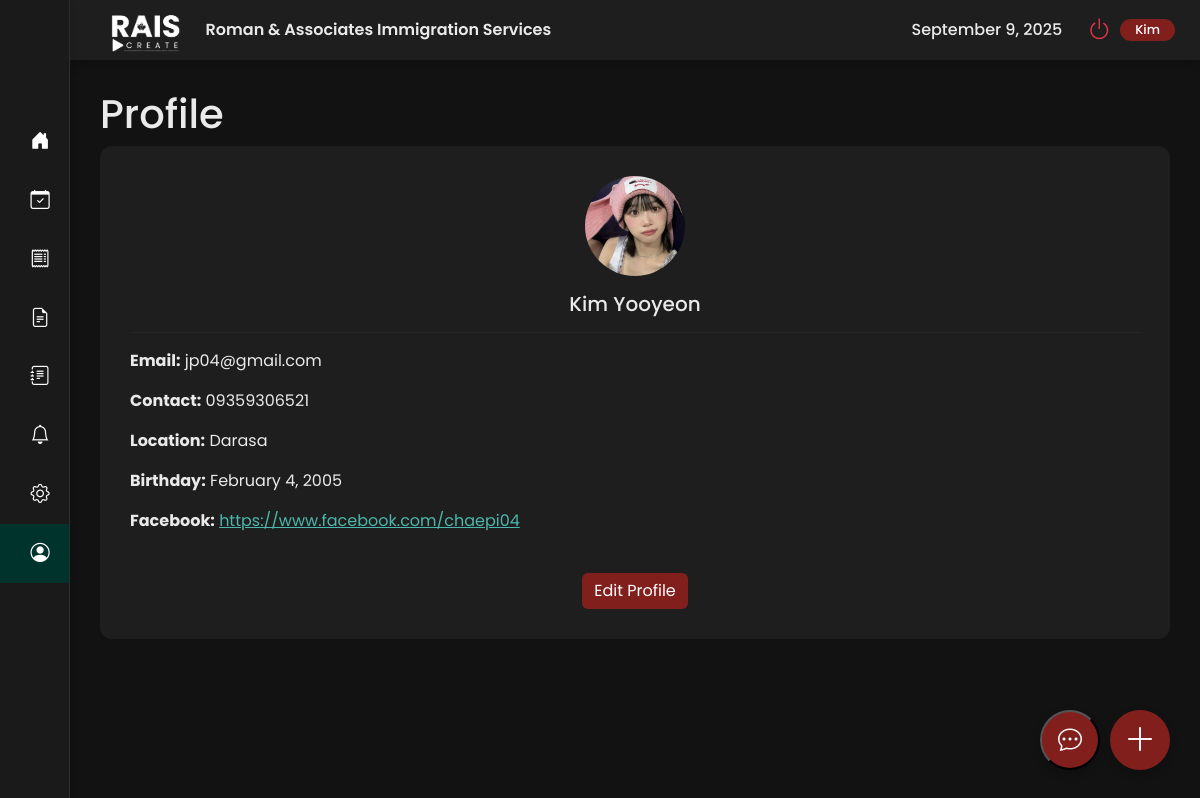
/user/profile.php (signed in), run on the app's committed database.
### tables this page shows
CREATE TABLE `users` (
  `id` int(11) NOT NULL,
  `firstName` varchar(50) NOT NULL,
  `lastName` varchar(50) NOT NULL,
  `address` varchar(255) NOT NULL,
  `phone` varchar(20) NOT NULL,
  `email` varchar(100) NOT NULL,
  `password` varchar(255) NOT NULL,
  `profileImage` varchar(255) DEFAULT NULL,
  `location` varchar(255) DEFAULT NULL,
  `birthday` date DEFAULT NULL,
  `facebook` varchar(255) DEFAULT NULL,
  `instagram` varchar(255) DEFAULT NULL,
  `gmail` varchar(255) DEFAULT NULL,
  `email_notifications` tinyint(1) NOT NULL DEFAULT 1,
  `dark_mode` tinyint(1) NOT NULL DEFAULT 0,
  `documents_uploaded` tinyint(1) NOT NULL DEFAULT 0,
  `profile_picture_uploaded` tinyint(1) NOT NULL DEFAULT 0,
  `birthday_added` tinyint(1) NOT NULL DEFAULT 0,
  `social_links_added` tinyint(1) NOT NULL DEFAULT 0,
  `has_seen_tour` tinyint(1) NOT NULL DEFAULT 0,
  `role` varchar(50) NOT NULL DEFAULT 'client',
  `status` varchar(50) NOT NULL DEFAULT 'Inactive',
  `last_login` datetime DEFAULT NULL,
  `last_activity` datetime DEFAULT NULL,
  `reset_token_hash` varchar(64) DEFAULT NULL,
  `reset_token_expires_at` datetime DEFAULT NULL
);

### user/profile.php (the view, shortened to what this page needs)
<?php
include_once '../config.php';
$userId = $_SESSION['id'];
$stmt = $conn->prepare("SELECT firstName, lastName, email, phone, address, birthday, profileImage, facebook, instagram, gmail, dark_mode FROM users WHERE id = ?");
$stmt->bind_param("i", $userId);
$stmt->execute();
$result = $stmt->get_result();
$userProfile = $result->fetch_assoc();
$darkModeEnabled = (bool)$userProfile['dark_mode'];
?>
<!doctype html>
<html lang="en">
<head>
    <link href="https://cdn.jsdelivr.net/npm/bootstrap@5.3.3/dist/css/bootstrap.min.css" rel="stylesheet">
    <link rel="stylesheet" href="https://cdn.jsdelivr.net/npm/bootstrap-icons@1.11.3/font/bootstrap-icons.min.css">
</head>
<body class="<?php echo $darkModeEnabled ? 'dark-mode' : ''; ?>">
    <div class="main-wrapper">
        <aside class="sidebar d-flex flex-column">
              <nav class="nav flex-column">
                  <a class="nav-link" href="dashboard.php"><i class="bi bi-house-door-fill"></i><span>Dashboard</span></a>
                  <a class="nav-link" href="book-consultation.php"><i class="bi bi-calendar-check"></i><span>Book Consultation</span></a>
                  <a class="nav-link" href="statement-of-account.php"><i class="bi bi-receipt"></i><span>Statement of Account</span></a>
                  <a class="nav-link" href="documents.php"><i class="bi bi-file-earmark-text"></i><span>Documents</span></a>
                  <a class="nav-link" href="forms.php"><i class="bi bi-journal-text"></i><span>Forms</span></a>
                  <a class="nav-link" href="notifications.php"><i class="bi bi-bell"></i><span>Notifications</span></a>
                  <a class="nav-link" href="settings.php"><i class="bi bi-gear"></i><span>Settings</span></a>
                  <a class="nav-link active" href="profile.php"><i class="bi bi-person-circle"></i><span>Profile</span></a>
              </nav>
        </aside>
        <div class="content-area">
            <header class="header">
                <div class="header-brand d-flex align-items-center">
                    <img src="../img/logo1.png" alt="RAIS Logo Dark" class="header-logo-img dark-mode-logo" onerror="this.style.display='none'">
                    <span class="header-title">Roman & Associates Immigration Services</span>
                </div>
                <div class="user-status d-flex align-items-center gap-2">
                    <div class="me-3" style="font-weight: 500;"><?= date('F j, Y') ?></div>
                    <a href="#" class="btn btn-link power-btn" data-bs-toggle="modal" data-bs-target="#logoutModal"><i class="bi bi-power"></i></a>
                    <span class="badge"><?php echo htmlspecialchars($userProfile['firstName']); ?></span>
                </div>
            </header>
            <main class="main-content">
                <h1>Profile</h1>
                <div class="content-card">
                    <div id="profile-view" class="profile-view text-center">
                        <div id="profileViewImageContainer">
                            <?php if (!empty($userProfile['profileImage'])): ?>
                                <img src="../<?php echo htmlspecialchars($userProfile['profileImage']); ?>?v=<?php echo time(); ?>" alt="Profile Image" class="profile-image">
                            <?php else: ?>
                                <i class="bi bi-person-circle profile-icon"></i>
                            <?php endif; ?>
                        </div>
                        <h5 class="mt-3"><?php echo htmlspecialchars($userProfile['firstName'] . ' ' . $userProfile['lastName']); ?></h5>
                        <hr>
                        <div class="text-start">
                            <p><strong>Email:</strong> <?php echo htmlspecialchars($userProfile['email']); ?></p>
                            <p><strong>Contact:</strong> <?php echo htmlspecialchars($userProfile['phone']); ?></p>
                            <p><strong>Location:</strong> <?php echo htmlspecialchars($userProfile['address']); ?></p>
                            <p><strong>Birthday:</strong> <?php echo !empty($userProfile['birthday']) ? htmlspecialchars(date("F j, Y", strtotime($userProfile['birthday']))) : 'Not set'; ?></p>
                            <?php if (!empty($userProfile['facebook'])): ?>
                                <p><strong>Facebook:</strong> <a href="<?php echo htmlspecialchars($userProfile['facebook']); ?>" target="_blank"><?php echo htmlspecialchars($userProfile['facebook']); ?></a></p>
                            <?php endif; ?>
                        </div>
                        <button id="editProfileBtn" class="btn btn-primary mt-4" style="background-color: var(--rais-button-maroon); border: none;">Edit Profile</button>
                    </div>
                </div>
            </main>
        </div>
    </div>
    <a href="book-flight.php" class="floating-btn text-decoration-none">
        <i class="bi bi-plus-lg"></i>
    </a>
    <button class="chat-toggle-btn" onclick="toggleChat()">
        <i class="bi bi-chat-dots"></i>
    </button>
</body>
</html>

### user/profile.php (style rules this page uses)
:root { --rais-primary-green: #004d40; --rais-dark-green: #00332c; --rais-text-dark: #333333; --rais-text-light: #525252; --rais-card-bg: #FFFFFF; --rais-light-gray: #E8E8E8; --rais-bg-light: #F7F7F7; --rais-shadow: 0 4px 10px rgba(0, 0, 0, 0.05); --rais-button-maroon: #811F1D; }
body { font-family: 'Poppins', sans-serif; background-color: var(--rais-light-gray); overflow: hidden; }
.main-wrapper { display: flex; height: 100vh; }
.sidebar { background-color: var(--rais-primary-green); width: 70px; flex-shrink: 0; color: white; padding: 30px 0; box-shadow: var(--rais-shadow); transition: width 0.3s ease-in-out; overflow: hidden; position: fixed; top: 0; height: 100vh; display: flex; flex-direction: column; z-index: 1031; }
.sidebar .nav { flex-grow: 1; }
.sidebar .nav-link { color: white; font-weight: 500; padding: 15px 30px; display: flex; align-items: center; gap: 15px; white-space: nowrap; transition: background-color 0.3s ease; }
.sidebar .nav-link.active, .sidebar .nav-link:hover { background-color: var(--rais-dark-green); }
.sidebar .nav-link i { font-size: 1.2rem; min-width: 20px; text-align: center; transition: transform 0.2s ease-in-out; }
.content-area { flex-grow: 1; height: 100vh; overflow-y: auto; margin-left: 70px; }
.header { background-color: var(--rais-bg-light); height: 60px; display: flex; justify-content: space-between; align-items: center; padding: 0 25px; position: sticky; top: 0; z-index: 1020; box-shadow: var(--rais-shadow); }
.header-brand { gap: 10px; }
.header-logo-img { height: 100px; width: auto; object-fit: contain; }
.header-title { font-size: 1rem; font-weight: 600; color: var(--rais-text-dark); white-space: nowrap; }
.user-status { display: flex; align-items: center; gap: 10px; }
.user-status .badge { background-color: var(--rais-button-maroon); font-size: 0.8rem; font-weight: 500; padding: 5px 15px; border-radius: 20px; }
.user-status .btn { color: var(--rais-text-light); font-size: 1.5rem; padding: 0; }
.power-btn i { color: #dc3545; transition: color 0.2s ease-in-out, transform 0.2s ease-in-out; }
.main-content { padding: 30px; }
.content-card { background-color: var(--rais-card-bg); border-radius: 12px; padding: 30px; }
.profile-image, .profile-image-preview { width: 100px; height: 100px; object-fit: cover; border-radius: 50%; }
.floating-btn { position: fixed; bottom: 30px; right: 30px; background-color: var(--rais-button-maroon); color: white; border-radius: 50%; width: 60px; height: 60px; display: flex; align-items: center; justify-content: center; font-size: 2rem; box-shadow: 0 4px 10px rgba(0, 0, 0, 0.2); text-decoration: none; transition: background-color 0.2s; z-index: 100; }
.chat-toggle-btn { position: fixed; bottom: 30px; right: 100px; background-color: var(--rais-button-maroon); color: white; border-radius: 50%; width: 60px; height: 60px; display: flex; align-items: center; justify-content: center; font-size: 1.5rem; box-shadow: 0 4px 10px rgba(0, 0, 0, 0.2); cursor: pointer; z-index: 100; }
.dark-mode-logo { display: none; }
.dark-mode .dark-mode-logo { display: block; }
body.dark-mode { background-color: #121212; color: #EAEAEA; }
.dark-mode .sidebar { background-color: #1a1a1a; border-right: 1px solid #2c2c2c; }
.dark-mode .header, .dark-mode .content-card, .dark-mode .modal-content, .dark-mode .chat-container, .dark-mode #full-screen-chat, .dark-mode .chat-footer-fullscreen { background-color: #1e1e1e; color: #EAEAEA; border-color: #2c2c2c; }
.dark-mode .header { box-shadow: 0 4px 10px rgba(0, 0, 0, 0.2); }
.dark-mode .header-title, .dark-mode h1, .dark-mode h5, .dark-mode .user-status .me-3, .dark-mode p, .dark-mode .chat-title-fullscreen { color: #EAEAEA !important; }
.dark-mode a { color: #4db6ac; }
.dark-mode hr { border-top-color: #3c3c3c; }
.dark-mode .sidebar .nav-link { color: white; }
.dark-mode .floating-btn { color: white; }

### data on the page
users: firstName "Kim", profileImage (picture), firstName+lastName "Kim Yooyeon", email "jp04@gmail.com", phone "09359306521", address "Darasa", birthday "February 4, 2005", facebook "https://www.facebook.com/chaepi04"
